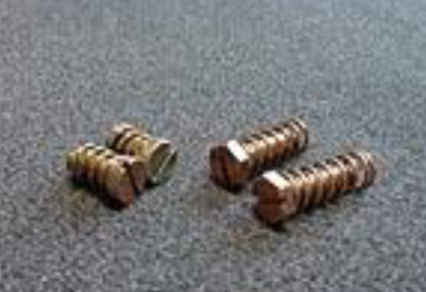
#> input picture Component Recognition/2D Image Similar/data/1U8102.png, 426 x 292 px, found by its file name
$ python image_color_graph.py
#> lines starting #> are read from the running program, lines starting #| are printed output that depends on the picture
import cv2
import numpy as np
from matplotlib import pyplot as plt

img = cv2.imread('/Users/sean/Documents/MyProjects/Python/image/data/1U8102.png')
#> img is the input picture: shape (292, 426, 3); mean B, G, R 121.9, 120.2, 118.9
color = ('b','g','r')
for i,col in enumerate(color):
    histr = cv2.calcHist([img],[i],None,[256],[0,256])
    plt.plot(histr,color = col)
    plt.xlim([0,256])

plt.show()
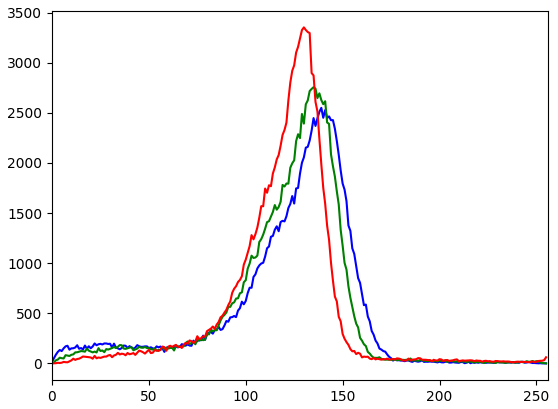
#> figure drawn by matplotlib, 1 panel; curve peaks at x = 139, y = 2550; curve peaks at x = 135, y = 2756; curve peaks at x = 130, y = 3353

$ run again, with Component Recognition/2D Image Similar/data/1U302.png copied over Component Recognition/2D Image Similar/data/1U8102.png
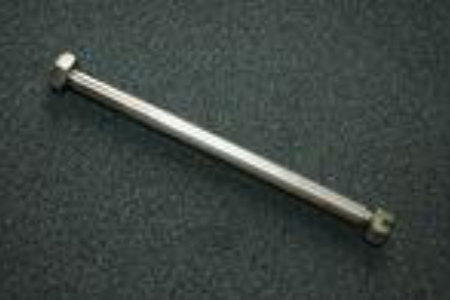
#> input picture Component Recognition/2D Image Similar/data/1U302.png, 450 x 300 px, found by its file name
#> img is the input picture: shape (300, 450, 3); mean B, G, R 65.6, 69.2, 60.9
#> `plt.show()`:
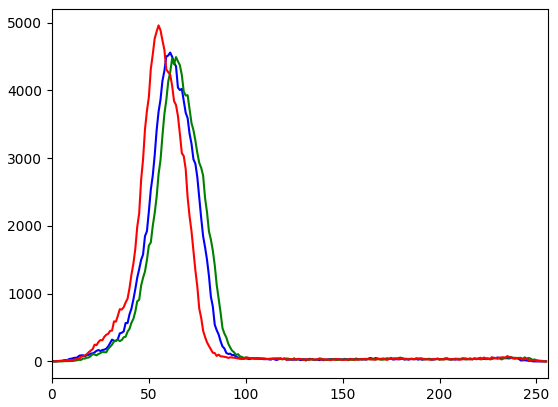
#> figure drawn by matplotlib, 1 panel; curve peaks at x = 61, y = 4560; curve peaks at x = 64, y = 4493; curve peaks at x = 55, y = 4961

$ run again, with Component Recognition/2D Image Similar/data/1U303.png copied over Component Recognition/2D Image Similar/data/1U8102.png
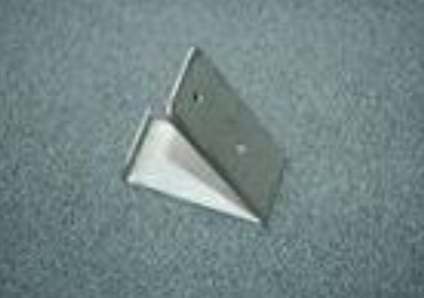
#> input picture Component Recognition/2D Image Similar/data/1U303.png, 424 x 298 px, found by its file name
#> img is the input picture: shape (298, 424, 3); mean B, G, R 134.7, 133.8, 114.8
#> `plt.show()`:
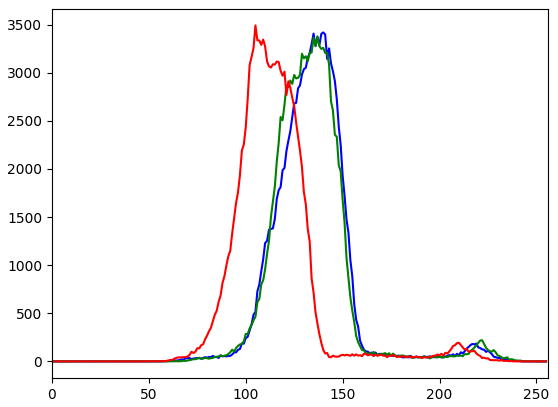
#> figure drawn by matplotlib, 1 panel; curve peaks at x = 140, y = 3419; curve peaks at x = 137, y = 3378; curve peaks at x = 105, y = 3492

$ run again, with Component Recognition/2D Image Similar/data/1U8101.png copied over Component Recognition/2D Image Similar/data/1U8102.png
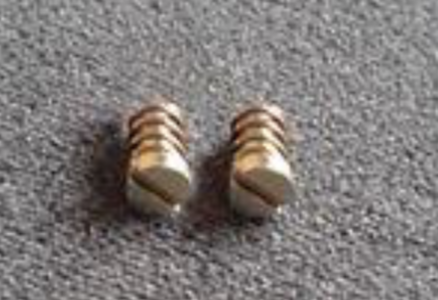
#> input picture Component Recognition/2D Image Similar/data/1U8101.png, 438 x 300 px, found by its file name
#> img is the input picture: shape (300, 438, 3); mean B, G, R 121.5, 123.1, 128
#> `plt.show()`:
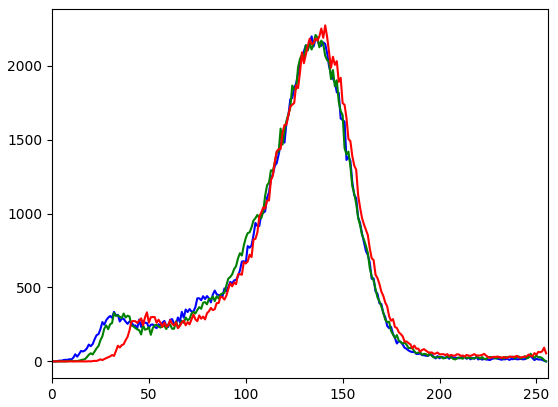
#> figure drawn by matplotlib, 1 panel; curve peaks at x = 134, y = 2199; curve peaks at x = 136, y = 2208; curve peaks at x = 141, y = 2273
